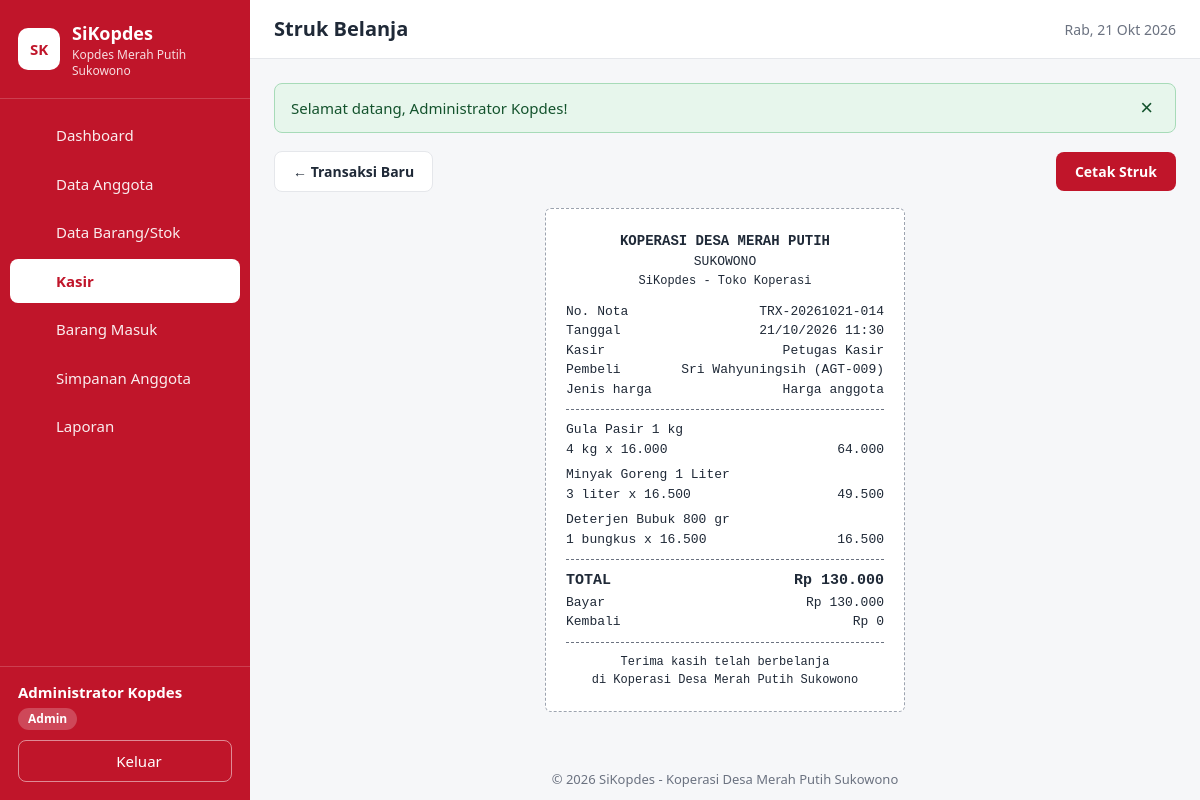
/struk.php?id=14 (signed in), run on the app's committed database.
### tables this page shows
CREATE TABLE penjualan (
  id INT AUTO_INCREMENT PRIMARY KEY,
  no_nota VARCHAR(30) NOT NULL UNIQUE,
  tanggal DATETIME NOT NULL,
  id_anggota INT NULL,
  id_user INT NOT NULL,                         
  total INT NOT NULL DEFAULT 0,
  bayar INT NOT NULL DEFAULT 0,
  kembalian INT NOT NULL DEFAULT 0,
  CONSTRAINT fk_penjualan_anggota FOREIGN KEY (id_anggota) REFERENCES anggota(id)
    ON DELETE SET NULL ON UPDATE CASCADE,
  CONSTRAINT fk_penjualan_user FOREIGN KEY (id_user) REFERENCES users(id)
    ON DELETE RESTRICT ON UPDATE CASCADE
);

CREATE TABLE users (
  id INT AUTO_INCREMENT PRIMARY KEY,
  nama VARCHAR(100) NOT NULL,
  username VARCHAR(50) NOT NULL UNIQUE,
  password VARCHAR(255) NOT NULL,               
  role ENUM('admin','kasir') NOT NULL DEFAULT 'kasir',
  dibuat_pada TIMESTAMP NOT NULL DEFAULT CURRENT_TIMESTAMP
);

CREATE TABLE anggota (
  id INT AUTO_INCREMENT PRIMARY KEY,
  no_anggota VARCHAR(20) NOT NULL UNIQUE,       
  nama VARCHAR(100) NOT NULL,
  alamat VARCHAR(200) NOT NULL,                 
  no_hp VARCHAR(20) NOT NULL,
  tgl_bergabung DATE NOT NULL
);

CREATE TABLE detail_penjualan (
  id INT AUTO_INCREMENT PRIMARY KEY,
  id_penjualan INT NOT NULL,
  id_barang INT NOT NULL,
  jumlah INT NOT NULL,
  harga_beli INT NOT NULL,
  harga_jual INT NOT NULL,
  subtotal INT NOT NULL,
  CONSTRAINT fk_detail_penjualan FOREIGN KEY (id_penjualan) REFERENCES penjualan(id)
    ON DELETE CASCADE ON UPDATE CASCADE,
  CONSTRAINT fk_detail_barang FOREIGN KEY (id_barang) REFERENCES barang(id)
    ON DELETE RESTRICT ON UPDATE CASCADE
);

CREATE TABLE barang (
  id INT AUTO_INCREMENT PRIMARY KEY,
  kode VARCHAR(20) NOT NULL UNIQUE,
  nama VARCHAR(100) NOT NULL,
  kategori ENUM('sembako','pertanian','lainnya') NOT NULL DEFAULT 'sembako',
  satuan VARCHAR(20) NOT NULL,
  harga_beli INT NOT NULL DEFAULT 0,
  harga_jual_umum INT NOT NULL DEFAULT 0,
  harga_jual_anggota INT NOT NULL DEFAULT 0,
  stok INT NOT NULL DEFAULT 0,
  stok_minimum INT NOT NULL DEFAULT 0
);

### struk.php (the view, shortened to what this page needs)
<?php
require_once 'includes/fungsi.php';
$id = (int) ($_GET['id'] ?? 0);
$p = db_satu("SELECT p.*, a.nama AS nama_anggota, a.no_anggota, u.nama AS nama_kasir
              FROM penjualan p
              LEFT JOIN anggota a ON a.id = p.id_anggota
              LEFT JOIN users u ON u.id = p.id_user
              WHERE p.id = $id");
$detail = db_semua("SELECT d.jumlah, d.harga_jual, d.subtotal, b.nama, b.satuan
                    FROM detail_penjualan d JOIN barang b ON b.id = d.id_barang
                    WHERE d.id_penjualan = $id ORDER BY d.id ASC");
include 'includes/header.php';
?>
<div class="tidak-dicetak toolbar">
    <a href="kasir.php" class="btn btn-abu">&larr; Transaksi Baru</a>
    <button type="button" class="btn btn-merah" onclick="window.print()">Cetak Struk</button>
</div>
<div class="struk">
    <div class="struk-kepala">
        <strong>KOPERASI DESA MERAH PUTIH</strong>
        <span>SUKOWONO</span>
        <small>SiKopdes - Toko Koperasi</small>
    </div>
    <div class="struk-info">
        <div><span>No. Nota</span><span><?= e($p['no_nota']) ?></span></div>
        <div><span>Tanggal</span><span><?= e(date('d/m/Y H:i', strtotime($p['tanggal']))) ?></span></div>
        <div><span>Kasir</span><span><?= e($p['nama_kasir']) ?></span></div>
        <div><span>Pembeli</span><span><?= $p['nama_anggota'] ? e($p['nama_anggota']) . ' (' . e($p['no_anggota']) . ')' : 'Umum' ?></span></div>
        <?php if ($p['nama_anggota']): ?>
            <div><span>Jenis harga</span><span>Harga anggota</span></div>
        <?php endif; ?>
    </div>
    <div class="struk-garis"></div>
    <?php foreach ($detail as $d): ?>
        <div class="struk-item">
            <div><?= e($d['nama']) ?></div>
            <div class="struk-baris">
                <span><?= (int)$d['jumlah'] ?> <?= e($d['satuan']) ?> x <?= number_format($d['harga_jual'], 0, ',', '.') ?></span>
                <span><?= number_format($d['subtotal'], 0, ',', '.') ?></span>
            </div>
        </div>
    <?php endforeach; ?>
    <div class="struk-garis"></div>
    <div class="struk-baris struk-tebal"><span>TOTAL</span><span><?= rupiah($p['total']) ?></span></div>
    <div class="struk-baris"><span>Bayar</span><span><?= rupiah($p['bayar']) ?></span></div>
    <div class="struk-baris"><span>Kembali</span><span><?= rupiah($p['kembalian']) ?></span></div>
    <div class="struk-garis"></div>
    <p class="struk-akhir">Terima kasih telah berbelanja<br>di Koperasi Desa Merah Putih Sukowono</p>
</div>
<?php include 'includes/footer.php'; ?>

### assets/css/style.css (style rules this page uses)
:root { --merah: #c0152a; --merah-tua: #9b0f20; --merah-muda: #fdecee; --teks: #1f2937; --abu: #6b7280; --garis: #e5e7eb; --latar: #f6f7f9; --putih: #ffffff; --hijau: #15803d; --hijau-muda: #e7f6ec; --kuning: #92400e; --kuning-muda: #fef3c7; --lebar-sidebar: 250px; }
* { box-sizing: border-box; }
body { margin: 0; font-family: "Segoe UI", Roboto, Arial, sans-serif; font-size: 15px; color: var(--teks); background: var(--latar); line-height: 1.5; }
a { color: var(--merah); }
small { font-size: 12px; }
.btn { display: inline-flex; align-items: center; justify-content: center; gap: 6px; padding: 9px 18px; border: 1px solid transparent; border-radius: 8px; font-size: 14px; font-weight: 600; cursor: pointer; text-decoration: none; font-family: inherit; }
.btn-merah { background: var(--merah); color: var(--putih); }
.btn-abu { background: var(--putih); color: var(--teks); border-color: var(--garis); }
.toolbar { display: flex; align-items: center; justify-content: space-between; gap: 12px; margin-bottom: 16px; flex-wrap: wrap; }
.struk { width: 100%; max-width: 360px; background: var(--putih); border: 1px dashed #9ca3af; border-radius: 6px; padding: 22px 20px; font-family: "Courier New", Courier, monospace; font-size: 13px; }
.struk-kepala { display: flex; flex-direction: column; align-items: center; text-align: center; margin-bottom: 12px; }
.struk-kepala strong { font-size: 14px; }
.struk-garis { border-top: 1px dashed #6b7280; margin: 10px 0; }
.struk-info div, .struk-baris { display: flex; justify-content: space-between; gap: 10px; }
.struk-info div span:last-child { text-align: right; }
.struk-item { margin-bottom: 6px; }
.struk { margin: 0 auto 20px; }
.struk-tebal { font-weight: 700; font-size: 15px; }
.struk-akhir { text-align: center; margin: 0; font-size: 12px; }

### data on the page
penjualan: no_nota "TRX-20261021-014", tanggal "21/10/2026 11:30", id_user.nama "Petugas Kasir", id_anggota.nama "Sri Wahyuningsih", id_anggota.no_anggota "AGT-009", total "Rp 130.000", bayar "Rp 130.000", kembalian "Rp 0"
detail_penjualan: id_barang.nama "Gula Pasir 1 kg", jumlah "4", id_barang.satuan "kg", harga_jual "16.000", subtotal "64.000"
detail_penjualan: id_barang.nama "Minyak Goreng 1 Liter", jumlah "3", id_barang.satuan "liter", harga_jual "16.500", subtotal "49.500"
detail_penjualan: id_barang.nama "Deterjen Bubuk 800 gr", jumlah "1", id_barang.satuan "bungkus", harga_jual "16.500", subtotal "16.500"

### other printed values
$m['nama'] "Dashboard"
$m['nama'] "Data Anggota"
$m['nama'] "Data Barang/Stok"
$m['nama'] "Kasir"
$m['nama'] "Barang Masuk"
$m['nama'] "Simpanan Anggota"
$m['nama'] "Laporan"
$user['nama'] "Administrator Kopdes"
$user['role'] "Admin"
$judul "Struk Belanja"
$f['pesan'] "Selamat datang, Administrator Kopdes!"
